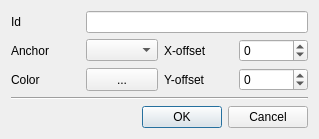
<?xml version="1.0" encoding="UTF-8"?>
<ui version="4.0">
 <class>CNodePortEditorDialog</class>
 <widget class="QDialog" name="CNodePortEditorDialog">
  <property name="geometry">
   <rect>
    <x>0</x>
    <y>0</y>
    <width>319</width>
    <height>132</height>
   </rect>
  </property>
  <property name="windowTitle">
   <string>Edit Node Port</string>
  </property>
  <property name="modal">
   <bool>true</bool>
  </property>
  <layout class="QVBoxLayout" name="verticalLayout">
   <item>
    <layout class="QGridLayout" name="gridLayout">
     <item row="1" column="0">
      <widget class="QLabel" name="label_2">
       <property name="text">
        <string>Anchor</string>
       </property>
      </widget>
     </item>
     <item row="1" column="2">
      <widget class="QComboBox" name="Anchor"/>
     </item>
     <item row="0" column="0">
      <widget class="QLabel" name="label">
       <property name="text">
        <string>Id</string>
       </property>
      </widget>
     </item>
     <item row="0" column="2" colspan="3">
      <widget class="QLineEdit" name="PortId"/>
     </item>
     <item row="2" column="3">
      <widget class="QLabel" name="label_4">
       <property name="text">
        <string>Y-offset</string>
       </property>
      </widget>
     </item>
     <item row="2" column="4">
      <widget class="QSpinBox" name="OffsetY">
       <property name="minimum">
        <number>-1000</number>
       </property>
       <property name="maximum">
        <number>1000</number>
       </property>
       <property name="singleStep">
        <number>10</number>
       </property>
      </widget>
     </item>
     <item row="1" column="3">
      <widget class="QLabel" name="label_3">
       <property name="text">
        <string>X-offset</string>
       </property>
      </widget>
     </item>
     <item row="2" column="0">
      <widget class="QLabel" name="label_5">
       <property name="text">
        <string>Color</string>
       </property>
      </widget>
     </item>
     <item row="1" column="4">
      <widget class="QSpinBox" name="OffsetX">
       <property name="minimum">
        <number>-1000</number>
       </property>
       <property name="maximum">
        <number>1000</number>
       </property>
       <property name="singleStep">
        <number>10</number>
       </property>
      </widget>
     </item>
     <item row="2" column="2">
      <widget class="QSint::ColorButton" name="Color">
       <property name="sizePolicy">
        <sizepolicy hsizetype="Preferred" vsizetype="Preferred">
         <horstretch>0</horstretch>
         <verstretch>0</verstretch>
        </sizepolicy>
       </property>
       <property name="text">
        <string>...</string>
       </property>
       <property name="popupMode">
        <enum>QToolButton::InstantPopup</enum>
       </property>
       <property name="toolButtonStyle">
        <enum>Qt::ToolButtonTextBesideIcon</enum>
       </property>
      </widget>
     </item>
    </layout>
   </item>
   <item>
    <widget class="Line" name="line">
     <property name="orientation">
      <enum>Qt::Horizontal</enum>
     </property>
    </widget>
   </item>
   <item>
    <layout class="QHBoxLayout" name="horizontalLayout">
     <item>
      <widget class="QDialogButtonBox" name="buttonBox">
       <property name="orientation">
        <enum>Qt::Horizontal</enum>
       </property>
       <property name="standardButtons">
        <set>QDialogButtonBox::Cancel|QDialogButtonBox::Ok</set>
       </property>
      </widget>
     </item>
    </layout>
   </item>
  </layout>
 </widget>
 <customwidgets>
  <customwidget>
   <class>QSint::ColorButton</class>
   <extends>QToolButton</extends>
   <header>colorbutton.h</header>
  </customwidget>
 </customwidgets>
 <tabstops>
  <tabstop>PortId</tabstop>
  <tabstop>Anchor</tabstop>
  <tabstop>Color</tabstop>
  <tabstop>OffsetX</tabstop>
  <tabstop>OffsetY</tabstop>
 </tabstops>
 <resources/>
 <connections>
  <connection>
   <sender>buttonBox</sender>
   <signal>accepted()</signal>
   <receiver>CNodePortEditorDialog</receiver>
   <slot>accept()</slot>
   <hints>
    <hint type="sourcelabel">
     <x>228</x>
     <y>132</y>
    </hint>
    <hint type="destinationlabel">
     <x>157</x>
     <y>153</y>
    </hint>
   </hints>
  </connection>
  <connection>
   <sender>buttonBox</sender>
   <signal>rejected()</signal>
   <receiver>CNodePortEditorDialog</receiver>
   <slot>reject()</slot>
   <hints>
    <hint type="sourcelabel">
     <x>296</x>
     <y>138</y>
    </hint>
    <hint type="destinationlabel">
     <x>286</x>
     <y>153</y>
    </hint>
   </hints>
  </connection>
 </connections>
</ui>
